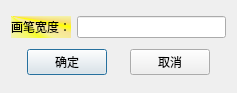
<?xml version="1.0" encoding="UTF-8"?>
<ui version="4.0">
 <class>modWidth</class>
 <widget class="QDialog" name="modWidth">
  <property name="geometry">
   <rect>
    <x>0</x>
    <y>0</y>
    <width>237</width>
    <height>93</height>
   </rect>
  </property>
  <property name="windowTitle">
   <string>Dialog</string>
  </property>
  <layout class="QVBoxLayout" name="verticalLayout">
   <item>
    <layout class="QHBoxLayout" name="horizontalLayout">
     <item>
      <widget class="QLabel" name="label">
       <property name="styleSheet">
        <string notr="true">background-color: qconicalgradient(cx:0, cy:0, angle:135, stop:0 rgba(255, 255, 0, 69), stop:0.375 rgba(255, 255, 0, 69), stop:0.423533 rgba(251, 255, 0, 145), stop:0.45 rgba(247, 255, 0, 208), stop:0.477581 rgba(255, 244, 71, 130), stop:0.518717 rgba(255, 218, 71, 130), stop:0.55 rgba(255, 255, 0, 255), stop:0.57754 rgba(255, 203, 0, 130), stop:0.625 rgba(255, 255, 0, 69), stop:1 rgba(255, 255, 0, 69));</string>
       </property>
       <property name="text">
        <string>画笔宽度：</string>
       </property>
      </widget>
     </item>
     <item>
      <widget class="QLineEdit" name="LE_width"/>
     </item>
    </layout>
   </item>
   <item>
    <layout class="QHBoxLayout" name="horizontalLayout_2">
     <item>
      <spacer name="horizontalSpacer_2">
       <property name="orientation">
        <enum>Qt::Horizontal</enum>
       </property>
       <property name="sizeHint" stdset="0">
        <size>
         <width>40</width>
         <height>20</height>
        </size>
       </property>
      </spacer>
     </item>
     <item>
      <widget class="QPushButton" name="btn_ok">
       <property name="text">
        <string>确定</string>
       </property>
      </widget>
     </item>
     <item>
      <spacer name="horizontalSpacer">
       <property name="orientation">
        <enum>Qt::Horizontal</enum>
       </property>
       <property name="sizeHint" stdset="0">
        <size>
         <width>40</width>
         <height>20</height>
        </size>
       </property>
      </spacer>
     </item>
     <item>
      <widget class="QPushButton" name="btn_cancel">
       <property name="text">
        <string>取消</string>
       </property>
      </widget>
     </item>
     <item>
      <spacer name="horizontalSpacer_3">
       <property name="orientation">
        <enum>Qt::Horizontal</enum>
       </property>
       <property name="sizeHint" stdset="0">
        <size>
         <width>40</width>
         <height>20</height>
        </size>
       </property>
      </spacer>
     </item>
    </layout>
   </item>
  </layout>
 </widget>
 <resources/>
 <connections/>
</ui>
